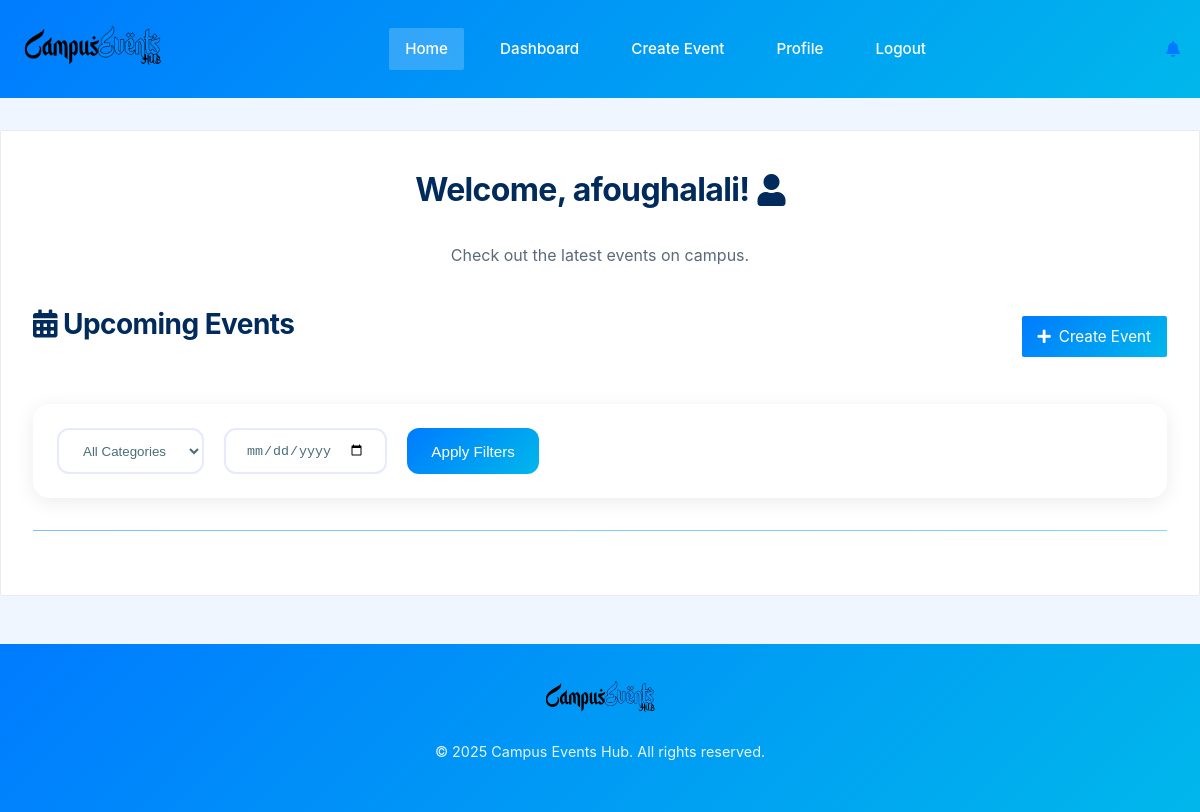
Page / (signed in) on the earlier database version.
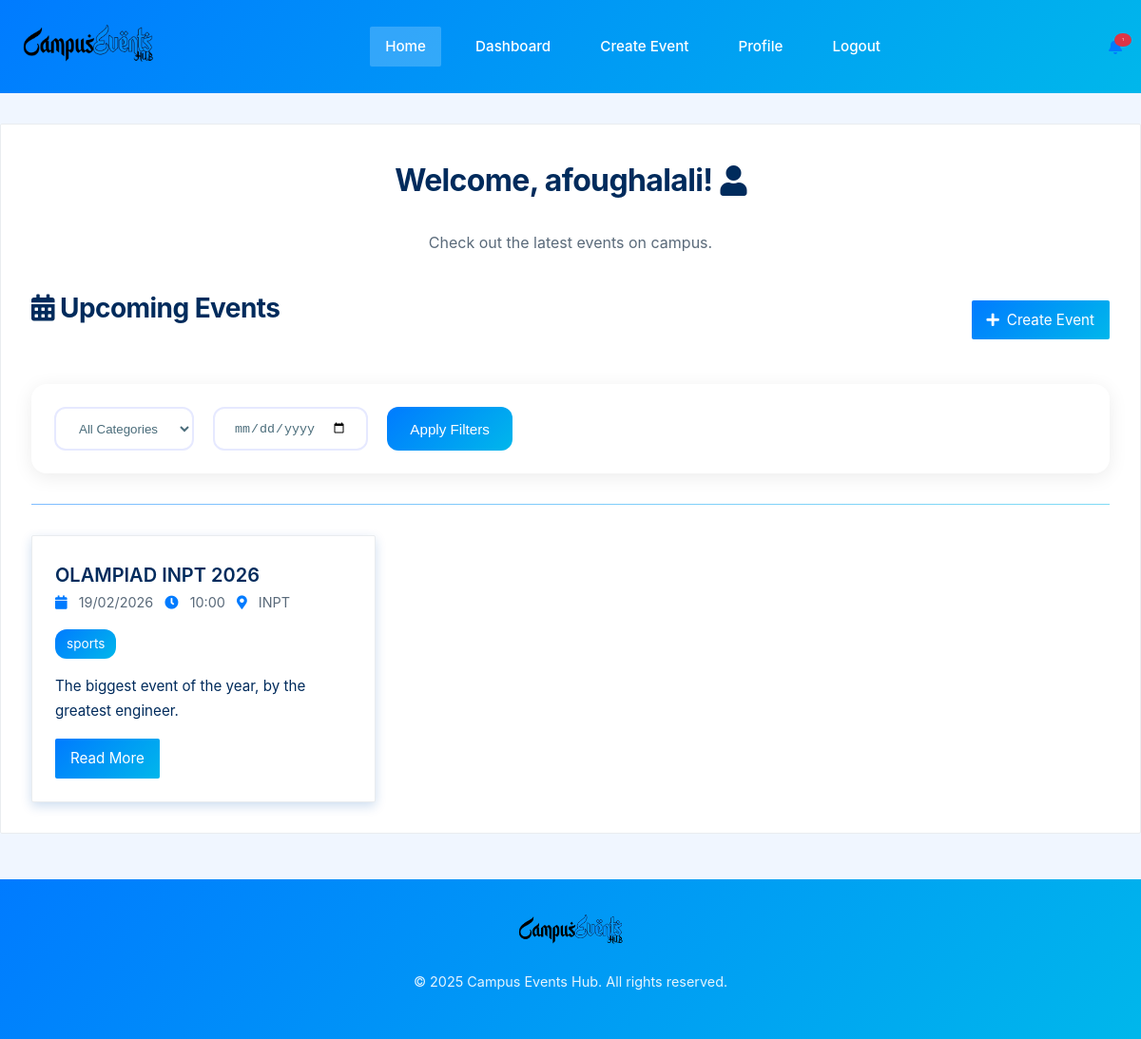
Same page on the later database version.
### models.py (models this page shows, shortened)
class User(UserMixin, db.Model):
    __tablename__ = 'user'
    id = db.Column(db.Integer, primary_key=True)
    email = db.Column(db.String(120), unique=True, nullable=False)
    username = db.Column(db.String(50), unique=True, nullable=False, default=func.substr(db.cast(email, db.String), 1, func.instr(db.cast(email, db.String), '@') - 1))
    password_hash = db.Column(db.String(128), nullable=False)
    role = db.Column(db.Enum(UserRole), default=UserRole.USER)
    events = db.relationship('Event', backref='organizer', lazy=True, cascade='all, delete-orphan')
    likes = db.relationship('Like', backref='user', lazy=True, cascade='all, delete-orphan')
    rsvps = db.relationship('RSVP', backref='user', lazy=True, cascade='all, delete-orphan')
    notifications = db.relationship('Notification', backref='user', lazy=True, cascade='all, delete-orphan')

class Event(db.Model):
    __tablename__ = 'event'
    id = db.Column(db.Integer, primary_key=True)
    title = db.Column(db.String(100), nullable=False)
    description = db.Column(db.Text, nullable=False)
    date = db.Column(db.Date, nullable=False)
    time = db.Column(db.Time, nullable=False)
    location = db.Column(db.String(100), nullable=False)
    category = db.Column(db.String(50), nullable=False)
    status = db.Column(db.Enum(EventStatus), default=EventStatus.PENDING)
    user_id = db.Column(db.Integer, db.ForeignKey('user.id'), nullable=False)
    likes = db.relationship('Like', backref='event', lazy=True, cascade='all, delete-orphan')
    rsvps = db.relationship('RSVP', backref='event', lazy=True, cascade='all, delete-orphan')
    notifications = db.relationship('Notification', backref='event', lazy=True, cascade='all, delete-orphan')

### app.py (the view)
@app.route('/')
def index():
    page = request.args.get('page', 1, type=int)
    per_page = 10
    events_query = Event.query.filter_by(status=EventStatus.APPROVED).order_by(Event.date, Event.time)
    category = request.args.get('category')
    date_filter = request.args.get('date')
    if category:
        events_query = events_query.filter_by(category=category)
    if date_filter:
        events_query = events_query.filter(Event.date == date.fromisoformat(date_filter))
    events = events_query.paginate(page=page, per_page=per_page, error_out=False)
    categories = sorted(set(event.category for event in Event.query.all() if event.category))
    panel_type = 'Admin Panel' if current_user.role == UserRole.ADMIN else 'Dashboard'
    if current_user.role == UserRole.ADMIN:
        return render_template('index_admin.html', events=events, categories=categories, category_filter=category, date_filter=date_filter, panel_type=panel_type)
    return render_template('index.html', events=events, categories=categories, category_filter=category, date_filter=date_filter, panel_type=panel_type)

### app.py (called while the page is built)
@login_manager.user_loader
def load_user(user_id):
    return User.query.get(int(user_id))

### templates/index.html (shortened to what this page needs)
{% extends "base.html" %}
{% block css %}
    <link rel="stylesheet" href="{{ url_for('static', filename='css/index.css') }}">
{% endblock %}
{% block content %}
    <div class="container">
        {% if current_user.is_authenticated %}
            <div class="welcome-message">
                <h2>Welcome, {{ current_user.username }}! <i class="fas fa-user"></i></h2>
                <p>Check out the latest events on campus.</p>
            </div>
        {% else %}
            <div class="welcome-message">
                <h2>Welcome to Campus Events Hub! <i class="fas fa-calendar-alt"></i></h2>
                <p>Login or register to join the fun!</p>
            </div>
        {% endif %}
        <div class="page-header">
            <h2><i class="fas fa-calendar-alt"></i> Upcoming Events</h2>
            {% if current_user.is_authenticated %}
                <a href="{{ url_for('create_event_page') }}" class="btn btn-primary create-event-btn">
                    <i class="fas fa-plus"></i> Create Event
                </a>
            {% endif %}
        </div>
        <div class="filters">
            <select class="form-control" id="category-filter">
                <option value="">All Categories</option>
            </select>
            <input type="date" class="form-control" id="date-filter">
            <button class="btn btn-primary" id="apply-filters">Apply Filters</button>
        </div>
        <div class="page-separator"></div>
        <div class="events-grid" id="events-grid">
            {% if events %}
                {% for event in events %}
                    <div class="event-card" id="event-card-{{ event.id }}">
                        <h3><a href="{{ url_for('get_event_page', event_id=event.id) }}">{{ event.title }}</a></h3>
                        <div class="event-meta">
                            <span><i class="fas fa-calendar"></i> {{ event.date.strftime('%d/%m/%Y') }}</span>
                            <span><i class="fas fa-clock"></i> {{ event.time.strftime('%H:%M') }}</span>
                            <span><i class="fas fa-map-marker-alt"></i> {{ event.location }}</span>
                        </div>
                        <div class="event-category">{{ event.category }}</div>
                        <p>{{ event.description }}</p>
                        <a href="{{ url_for('get_event_page', event_id=event.id) }}" class="btn btn-primary btn-read-more">Read More</a>
                    </div>
                {% endfor %}
            {% else %}
                <div class="no-events">
                    <i class="fas fa-exclamation-circle"></i> No events found.
                </div>
            {% endif %}
        </div>
    </div>
{% endblock %}

### templates/base.html (shortened to what this page needs)
<!DOCTYPE html>
<html lang="en">
<head>
    <link rel="stylesheet" href="{{ url_for('static', filename='css/base.css') }}">
    {% block css %}{% endblock %}
    <link rel="stylesheet" href="https://cdnjs.cloudflare.com/ajax/libs/font-awesome/5.15.4/css/all.min.css">
</head>
<body>
    <header>
        <nav>
            <div class="logo"><img src="{{ url_for('static', filename='images/logo.png') }}" alt="Campus Events Hub"></div>
            <div class="nav-links">
                <a href="{{ url_for('index') }}" class="{% if request.path == url_for('index') %}active{% endif %}">Home</a>
                {% if current_user.is_authenticated %}
                        <a href="{{ url_for('dashboard') }}" class="{% if request.path == url_for('dashboard') %}active{% endif %}">Dashboard</a>
                    <a href="{{ url_for('create_event_page') }}" class="{% if request.path == url_for('create_event_page') %}active{% endif %}">Create Event</a>
                    <a href="{{ url_for('profile') }}" class="{% if request.path == url_for('profile') %}active{% endif %}">Profile</a>
                    <a href="{{ url_for('logout') }}" class="{% if request.path == url_for('logout') %}active{% endif %}">Logout</a>
                {% else %}
                    <a href="{{ url_for('login') }}" class="{% if request.path == url_for('login') %}active{% endif %}">Login</a>
                    <a href="{{ url_for('register') }}" class="{% if request.path == url_for('register') %}active{% endif %}">Register</a>
                {% endif %}
            </div>
            {% if current_user.is_authenticated %}
                <div class="notification-wrapper">
                    <a href="#" id="notification-bell"><i class="fas fa-bell"></i></a>
                    <span class="notification-badge" id="notification-count">0</span>
                </div>
            {% endif %}
        </nav>
    </header>
    <main>
        {% block content %}{% endblock %}
    </main>
    <footer>
        <div class="footer-content">
            <img src="{{ url_for('static', filename='images/logo.png') }}" alt="Footer Logo" class="footer-logo">
            <p>© 2025 Campus Events Hub. All rights reserved.</p>
        </div>
    </footer>
</body>
</html>

### static/css/base.css (style rules this page uses)
:root { --primary-blue: #007bff; --light-blue: #f0f6ff; --white: #ffffff; --dark-blue: #002b5c; --gradient-blue: linear-gradient(135deg, #007bff 0%, #00b7eb 100%); --success-green: #28a745; --danger-red: #dc3545; --gray: #5a6a7a; --font-primary: 'Inter', -apple-system, BlinkMacSystemFont, sans-serif; --transition: all 0.3s ease; --border-radius: 2px; --animation-ease: cubic-bezier(0.4, 0, 0.2, 1); }
* { margin: 0; padding: 0; box-sizing: border-box; }
body { font-family: var(--font-primary); line-height: 1.7; color: var(--dark-blue); background-color: var(--light-blue); font-size: 16px; overscroll-behavior: none; }
h1, h2, h3, h4 { font-weight: 700; color: var(--dark-blue); }
h2 { font-size: 1.75rem; margin-bottom: 1.5rem; letter-spacing: -0.02em; }
h3 { font-size: 1.25rem; font-weight: 600; }
p { margin-bottom: 1rem; font-size: 0.95rem; font-weight: 400; }
a { text-decoration: none; color: var(--primary-blue); transition: var(--transition); }
header { background: var(--gradient-blue); padding: 1.25rem 0; position: sticky; top: 0; z-index: 1000; }
nav { max-width: 1280px; margin: 0 auto; display: flex; justify-content: space-between; align-items: center; padding: 0 20px; }
.logo img { height: 50px; transition: transform var(--transition); }
.nav-links { display: flex; align-items: center; gap: 1.25rem; }
.nav-links a { color: var(--white); font-weight: 500; font-size: 0.95rem; padding: 0.5rem 1rem; border-radius: var(--border-radius); display: flex; align-items: center; gap: 0.5rem; transition: var(--transition); }
.nav-links a:hover, .nav-links a.active { background-color: rgba(255, 255, 255, 0.2); }
.notification-wrapper { position: relative; }
.notification-badge { display: none; background-color: var(--danger-red); color: var(--white); border-radius: 100%; padding: 0.25rem 0.5rem; font-size: 0.25rem; position: absolute; top: -1px; right: -10px; }
.container { max-width: 1280px; margin: 2rem auto; padding: 2rem; background-color: var(--white); border-radius: var(--border-radius); border: 1px solid #e9ecef; animation: fadeInOpacity 0.4s var(--animation-ease); }
footer { background: var(--gradient-blue); color: var(--white); padding: 2rem 0; margin-top: 3rem; }
.footer-content { max-width: 1280px; margin: 0 auto; text-align: center; }
.footer-logo { height: 40px; margin-bottom: 1rem; filter: brightness(1.1); }
.footer-content p { font-size: 0.9rem; opacity: 0.9; }
.btn { padding: 0.5rem 1rem; border: none; border-radius: var(--border-radius); font-size: 0.95rem; cursor: pointer; transition: var(--transition); display: inline-flex; align-items: center; gap: 0.5rem; }
.btn-primary { background: var(--gradient-blue); color: var(--white); }

Differences in the rows shown:
added Event: title "OLAMPIAD INPT 2026", date "19/02/2026", time "10:00", location "INPT", category "sports", description "The biggest event of the year, by the greatest engineer."
